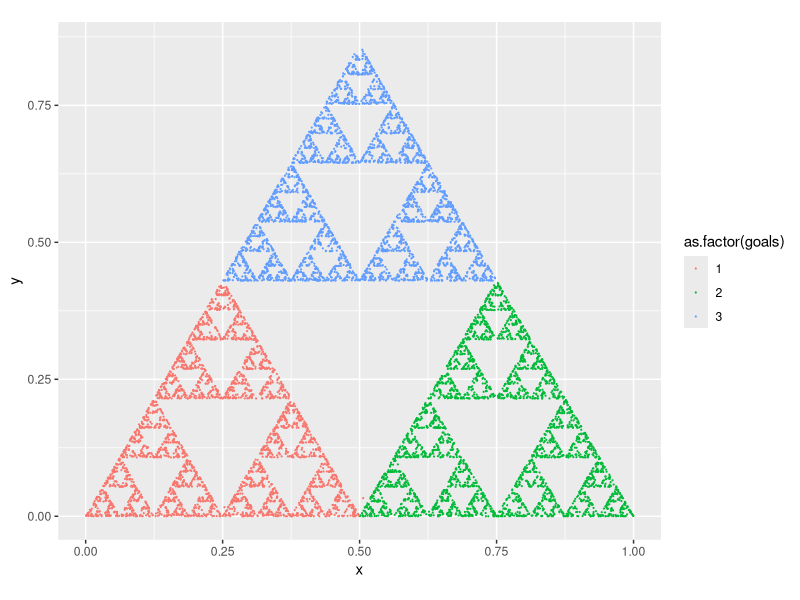

This chart was generated by the following R code:
## ---- chunk 1
knitr::opts_chunk$set(echo = TRUE)
library(tidyverse)
## ---- chunk 2
N = 10000
movement_ratio <- 0.5
point_size <- 0.1

# let's set up a list of triangle point coordinates to use in our chaos game 
# function (I'm sure I could write this out better, but I'm feeling lazy today)
triangle_points <- list(c(0, 0), c(1, 0), c(0.5, 0.86))

# choose a random point inside the triangle
y <- runif(1, 0, 0.86)
x <- runif(1, ((0.25/0.43)*y), (1-(0.25/0.43)*y)) # this is not strictly needed
# we could have the first point start anywhere.

goal_index <- sample(c(1:3), 1)
goal_vertex <- triangle_points[[goal_index]] # first goal vertex

i <- 0

points <- data.frame(x, y, i, goals=goal_index)

for(i in 1:N){
  # set the last point
  last_point <- tail(points, 1)[1:2]
  # roll a three-sided die
  points[nrow(points) + 1,] = c(((goal_vertex[1]+last_point[1])*(1-movement_ratio)),
                                ((goal_vertex[2]+last_point[2])*(1-movement_ratio)), 
                                i, goal_index)
  goal_index <- sample(c(1:3), 1)
  goal_vertex <- triangle_points[[goal_index]]
}

head(points)
points %>% ggplot(aes(x, y, colour=as.factor(goals))) + geom_point(size=point_size) +
  coord_equal() + lims(x=c(0,1), y=c(0, 0.86))
